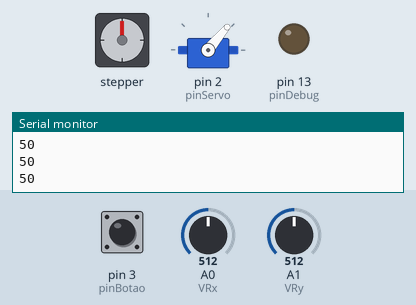
This sketch was run on a simulated Arduino Uno, built with avr-gcc and run on an emulated ATmega328P. On the bench: stepper motor, servo, output pins drawn as LEDs (lit = HIGH), the last lines printed to the serial monitor. Wiring (inferred from the names in the program): stepper motor (2048 steps per turn assumed): coils pin 8, pin 9, pin 10, pin 11. Inputs (shaded band) come from the test bench; at power-on: A1 (VRy) = 512, A0 (VRx) = 512, pin 3 (pinBotao) HIGH. Pins used as bus, display or sensor lines are not drawn.

Above: at 1.2 s.
1.3 s: A1 (VRy) set to 802
2.8 s: A1 (VRy) set to 827
At 5.3 s:
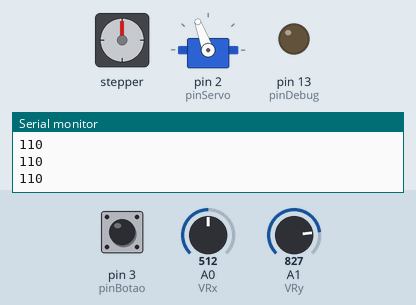
5.8 s: A0 (VRx) set to 220
7.3 s: A0 (VRx) set to 193
At 8.33 s:
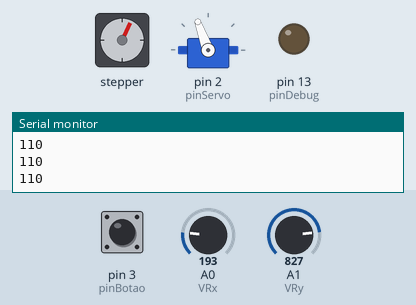
10.3 s: pin 3 (pinBotao) pulled LOW for 0.15 s
At 10.64 s:
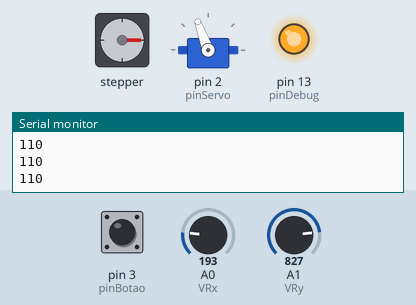
13.3 s: pin 3 (pinBotao) pulled LOW for 1 s
At 13.89 s:
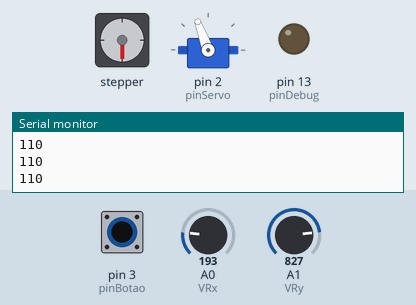
Timing chart, 0 to 19.2 s (numbered marks = the images above; inputs shaded):
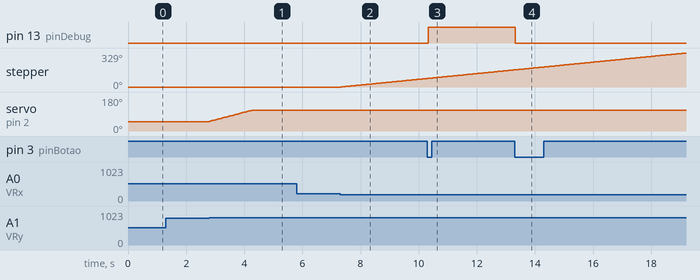

Measured:
- the behaviour switches between 812 and 813 on A1 (VRy) (found by bisection; images 0 and 1)
- the behaviour switches between 212 and 211 on A0 (VRx) (found by bisection; images 1 and 2)
- after the input at 2.8 s, servo on pin 2 (pinServo): moves from 50° to 110° over 1.4 s, starting at once
- after the input at 7.3 s, stepper: keeps turning clockwise at about 28°/s, starting at once
- after the input at 10.3 s, pin 13 (pinDebug): LOW → HIGH at once
- after the input at 13.3 s, pin 13 (pinDebug): HIGH → LOW at once

The sketch:

sketch_nov26a.ino
```cpp
#include <Servo.h>

 //Joystick
#define VRx A0
#define VRy A1
#define pinBotao 3

//Motor de Passo
#define pinMot1 8
#define pinMot2 9
#define pinMot3 10
#define pinMot4 11

#define delayMotTime 5

//Servo
#define pinServo 2
Servo sv;

#define lapse 50
#define pinDebug 13

bool isOn = false;
int valX = 0, valY = 0, zeroX, zeroY, valServo=50;
bool estadoLed = false, lastBotao = false;
unsigned long next = 0;

void setup() {
  Serial.begin(57600);
  pinMode(pinDebug, OUTPUT);
  sv.attach(pinServo);
  sv.write(50);

  zeroX = analogRead(VRx);
  zeroY = analogRead(VRy);

  pinMode(pinMot1, OUTPUT);
  pinMode(pinMot2, OUTPUT);
  pinMode(pinMot3, OUTPUT);
  pinMode(pinMot4, OUTPUT);

  pinMode(pinBotao, INPUT_PULLUP);
}

void loop() {
  valX = analogRead(VRx) - zeroX;
  valY = analogRead(VRy) - zeroY;
  boolean estadoBotao = !digitalRead(pinBotao);

  if(millis()>=next){
    if(estadoBotao!= lastBotao){
      lastBotao = estadoBotao;
      if(estadoBotao){
        estadoLed = !estadoLed;
        digitalWrite(pinDebug, estadoLed);
      }
    }

    if(valY<-300 && valServo>50){
      valServo-=2;
      sv.write(valServo);
    }if(valY>300 && valServo<110){
      valServo+=2;
      sv.write(valServo);
    }


    /* Serial.println(valX);
    Serial.println(valY); */
    Serial.println(valServo);
    next+=lapse;
  }

  if(valX<-300) stepClockwise();
  if(valX>300) stepCounterClock();

}


void stepClockwise(){
  delay(delayMotTime);
  digitalWrite(pinMot1, HIGH);
  digitalWrite(pinMot2, HIGH);
  digitalWrite(pinMot4, LOW);
  delay(delayMotTime);
  digitalWrite(pinMot1, LOW);
  digitalWrite(pinMot2, HIGH);
  digitalWrite(pinMot3, HIGH);
  delay(delayMotTime);
  digitalWrite(pinMot2, LOW);
  digitalWrite(pinMot3, HIGH);
  digitalWrite(pinMot4, HIGH);
  delay(delayMotTime);
  digitalWrite(pinMot3, LOW);
  digitalWrite(pinMot4, HIGH);
  digitalWrite(pinMot1, HIGH);
  delay(delayMotTime);
  digitalWrite(pinMot1, LOW);
  digitalWrite(pinMot2, LOW);
  digitalWrite(pinMot3, LOW);
  digitalWrite(pinMot4, LOW);
}

void stepCounterClock(){
  delay(delayMotTime);
  digitalWrite(pinMot1, HIGH);
  digitalWrite(pinMot2, HIGH);
  digitalWrite(pinMot4, LOW);
  delay(delayMotTime);
  digitalWrite(pinMot3, LOW);
  digitalWrite(pinMot4, HIGH);
  digitalWrite(pinMot1, HIGH);
  delay(delayMotTime);
  digitalWrite(pinMot2, LOW);
  digitalWrite(pinMot3, HIGH);
  digitalWrite(pinMot4, HIGH);
  delay(delayMotTime);
  digitalWrite(pinMot1, LOW);
  digitalWrite(pinMot2, HIGH);
  digitalWrite(pinMot3, HIGH);
  delay(delayMotTime);
  digitalWrite(pinMot1, LOW);
  digitalWrite(pinMot2, LOW);
  digitalWrite(pinMot3, LOW);
  digitalWrite(pinMot4, LOW);
}
```
